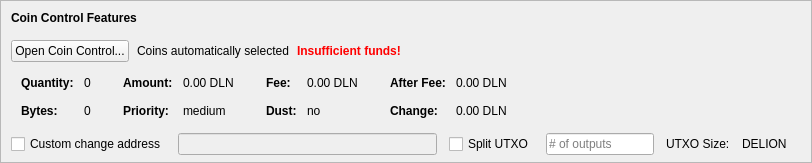
    <widget class="QFrame" name="frameCoinControl">
     <property name="sizePolicy">
      <sizepolicy hsizetype="Expanding" vsizetype="Expanding">
       <horstretch>0</horstretch>
       <verstretch>0</verstretch>
      </sizepolicy>
     </property>
     <property name="maximumSize">
      <size>
       <width>16777215</width>
       <height>16777215</height>
      </size>
     </property>
     <property name="frameShape">
      <enum>QFrame::StyledPanel</enum>
     </property>
     <property name="frameShadow">
      <enum>QFrame::Sunken</enum>
     </property>
     <layout class="QVBoxLayout" name="verticalLayoutCoinControl2">
      <property name="spacing">
       <number>0</number>
      </property>
      <property name="leftMargin">
       <number>0</number>
      </property>
      <property name="topMargin">
       <number>0</number>
      </property>
      <property name="rightMargin">
       <number>0</number>
      </property>
      <property name="bottomMargin">
       <number>6</number>
      </property>
      <item>
       <layout class="QVBoxLayout" name="verticalLayoutCoinControl" stretch="0,0,0,0,1">
        <property name="spacing">
         <number>0</number>
        </property>
        <property name="leftMargin">
         <number>10</number>
        </property>
        <property name="topMargin">
         <number>10</number>
        </property>
        <item>
         <layout class="QHBoxLayout" name="horizontalLayoutCoinControl1">
          <property name="bottomMargin">
           <number>15</number>
          </property>
          <item>
           <widget class="QLabel" name="labelCoinControlFeatures">
            <property name="sizePolicy">
             <sizepolicy hsizetype="Preferred" vsizetype="Maximum">
              <horstretch>0</horstretch>
              <verstretch>0</verstretch>
             </sizepolicy>
            </property>
            <property name="font">
             <font>
              <weight>75</weight>
              <bold>true</bold>
             </font>
            </property>
            <property name="styleSheet">
             <string notr="true">font-weight:bold;</string>
            </property>
            <property name="text">
             <string>Coin Control Features</string>
            </property>
           </widget>
          </item>
         </layout>
        </item>
        <item>
         <layout class="QHBoxLayout" name="horizontalLayoutCoinControl2" stretch="0,0,0,0">
          <property name="spacing">
           <number>8</number>
          </property>
          <property name="bottomMargin">
           <number>10</number>
          </property>
          <item>
           <widget class="QPushButton" name="pushButtonCoinControl">
            <property name="styleSheet">
             <string notr="true"/>
            </property>
            <property name="text">
             <string>Open Coin Control...</string>
            </property>
            <property name="autoDefault">
             <bool>false</bool>
            </property>
           </widget>
          </item>
          <item>
           <widget class="QLabel" name="labelCoinControlAutomaticallySelected">
            <property name="text">
             <string>Coins automatically selected</string>
            </property>
            <property name="margin">
             <number>5</number>
            </property>
           </widget>
          </item>
          <item>
           <widget class="QLabel" name="labelCoinControlInsuffFunds">
            <property name="font">
             <font>
              <weight>75</weight>
              <bold>true</bold>
             </font>
            </property>
            <property name="styleSheet">
             <string notr="true">color:red;font-weight:bold;</string>
            </property>
            <property name="text">
             <string>Insufficient funds!</string>
            </property>
            <property name="margin">
             <number>5</number>
            </property>
           </widget>
          </item>
          <item>
           <spacer name="horizontalSpacerCoinControl">
            <property name="orientation">
             <enum>Qt::Horizontal</enum>
            </property>
            <property name="sizeHint" stdset="0">
             <size>
              <width>40</width>
              <height>1</height>
             </size>
            </property>
           </spacer>
          </item>
         </layout>
        </item>
        <item>
         <widget class="QWidget" name="widgetCoinControl" native="true">
          <property name="sizePolicy">
           <sizepolicy hsizetype="Preferred" vsizetype="Preferred">
            <horstretch>0</horstretch>
            <verstretch>0</verstretch>
           </sizepolicy>
          </property>
          <property name="minimumSize">
           <size>
            <width>0</width>
            <height>0</height>
           </size>
          </property>
          <property name="styleSheet">
           <string notr="true"/>
          </property>
          <layout class="QHBoxLayout" name="horizontalLayoutCoinControl5">
           <property name="leftMargin">
            <number>0</number>
           </property>
           <property name="topMargin">
            <number>0</number>
           </property>
           <property name="rightMargin">
            <number>0</number>
           </property>
           <property name="bottomMargin">
            <number>0</number>
           </property>
           <item>
            <layout class="QHBoxLayout" name="horizontalLayoutCoinControl3" stretch="0,0,0,1">
             <property name="spacing">
              <number>20</number>
             </property>
             <property name="topMargin">
              <number>0</number>
             </property>
             <property name="bottomMargin">
              <number>10</number>
             </property>
             <item>
              <layout class="QFormLayout" name="formLayoutCoinControl1">
               <property name="horizontalSpacing">
                <number>10</number>
               </property>
               <property name="verticalSpacing">
                <number>14</number>
               </property>
               <property name="leftMargin">
                <number>10</number>
               </property>
               <property name="topMargin">
                <number>4</number>
               </property>
               <property name="rightMargin">
                <number>6</number>
               </property>
               <item row="0" column="0">
                <widget class="QLabel" name="labelCoinControlQuantityText">
                 <property name="font">
                  <font>
                   <weight>75</weight>
                   <bold>true</bold>
                  </font>
                 </property>
                 <property name="text">
                  <string>Quantity:</string>
                 </property>
                 <property name="margin">
                  <number>0</number>
                 </property>
                </widget>
               </item>
               <item row="0" column="1">
                <widget class="QLabel" name="labelCoinControlQuantity">
                 <property name="cursor">
                  <cursorShape>IBeamCursor</cursorShape>
                 </property>
                 <property name="contextMenuPolicy">
                  <enum>Qt::ActionsContextMenu</enum>
                 </property>
                 <property name="text">
                  <string notr="true">0</string>
                 </property>
                 <property name="margin">
                  <number>0</number>
                 </property>
                 <property name="textInteractionFlags">
                  <set>Qt::LinksAccessibleByMouse|Qt::TextSelectableByKeyboard|Qt::TextSelectableByMouse</set>
                 </property>
                </widget>
               </item>
               <item row="1" column="0">
                <widget class="QLabel" name="labelCoinControlBytesText">
                 <property name="font">
                  <font>
                   <weight>75</weight>
                   <bold>true</bold>
                  </font>
                 </property>
                 <property name="text">
                  <string>Bytes:</string>
                 </property>
                </widget>
               </item>
               <item row="1" column="1">
                <widget class="QLabel" name="labelCoinControlBytes">
                 <property name="cursor">
                  <cursorShape>IBeamCursor</cursorShape>
                 </property>
                 <property name="contextMenuPolicy">
                  <enum>Qt::ActionsContextMenu</enum>
                 </property>
                 <property name="text">
                  <string notr="true">0</string>
                 </property>
                 <property name="textInteractionFlags">
                  <set>Qt::LinksAccessibleByMouse|Qt::TextSelectableByKeyboard|Qt::TextSelectableByMouse</set>
                 </property>
                </widget>
               </item>
              </layout>
             </item>
             <item>
              <layout class="QFormLayout" name="formLayoutCoinControl2">
               <property name="horizontalSpacing">
                <number>10</number>
               </property>
               <property name="verticalSpacing">
                <number>14</number>
               </property>
               <property name="leftMargin">
                <number>6</number>
               </property>
               <property name="topMargin">
                <number>4</number>
               </property>
               <property name="rightMargin">
                <number>6</number>
               </property>
               <item row="0" column="0">
                <widget class="QLabel" name="labelCoinControlAmountText">
                 <property name="font">
                  <font>
                   <weight>75</weight>
                   <bold>true</bold>
                  </font>
                 </property>
                 <property name="text">
                  <string>Amount:</string>
                 </property>
                 <property name="margin">
                  <number>0</number>
                 </property>
                </widget>
               </item>
               <item row="0" column="1">
                <widget class="QLabel" name="labelCoinControlAmount">
                 <property name="cursor">
                  <cursorShape>IBeamCursor</cursorShape>
                 </property>
                 <property name="contextMenuPolicy">
                  <enum>Qt::ActionsContextMenu</enum>
                 </property>
                 <property name="text">
                  <string notr="true">0.00 DLN</string>
                 </property>
                 <property name="textInteractionFlags">
                  <set>Qt::LinksAccessibleByMouse|Qt::TextSelectableByKeyboard|Qt::TextSelectableByMouse</set>
                 </property>
                </widget>
               </item>
               <item row="1" column="0">
                <widget class="QLabel" name="labelCoinControlPriorityText">
                 <property name="font">
                  <font>
                   <weight>75</weight>
                   <bold>true</bold>
                  </font>
                 </property>
                 <property name="text">
                  <string>Priority:</string>
                 </property>
                </widget>
               </item>
               <item row="1" column="1">
                <widget class="QLabel" name="labelCoinControlPriority">
                 <property name="cursor">
                  <cursorShape>IBeamCursor</cursorShape>
                 </property>
                 <property name="contextMenuPolicy">
                  <enum>Qt::ActionsContextMenu</enum>
                 </property>
                 <property name="text">
                  <string>medium</string>
                 </property>
                 <property name="textInteractionFlags">
                  <set>Qt::LinksAccessibleByMouse|Qt::TextSelectableByKeyboard|Qt::TextSelectableByMouse</set>
                 </property>
                </widget>
               </item>
              </layout>
             </item>
             <item>
              <layout class="QFormLayout" name="formLayoutCoinControl3">
               <property name="horizontalSpacing">
                <number>10</number>
               </property>
               <property name="verticalSpacing">
                <number>14</number>
               </property>
               <property name="leftMargin">
                <number>6</number>
               </property>
               <property name="topMargin">
                <number>4</number>
               </property>
               <property name="rightMargin">
                <number>6</number>
               </property>
               <item row="0" column="0">
                <widget class="QLabel" name="labelCoinControlFeeText">
                 <property name="font">
                  <font>
                   <weight>75</weight>
                   <bold>true</bold>
                  </font>
                 </property>
                 <property name="text">
                  <string>Fee:</string>
                 </property>
                 <property name="margin">
                  <number>0</number>
                 </property>
                </widget>
               </item>
               <item row="0" column="1">
                <widget class="QLabel" name="labelCoinControlFee">
                 <property name="cursor">
                  <cursorShape>IBeamCursor</cursorShape>
                 </property>
                 <property name="contextMenuPolicy">
                  <enum>Qt::ActionsContextMenu</enum>
                 </property>
                 <property name="text">
                  <string notr="true">0.00 DLN</string>
                 </property>
                 <property name="textInteractionFlags">
                  <set>Qt::LinksAccessibleByMouse|Qt::TextSelectableByKeyboard|Qt::TextSelectableByMouse</set>
                 </property>
                </widget>
               </item>
               <item row="1" column="0">
                <widget class="QLabel" name="labelCoinControlLowOutputText">
                 <property name="font">
                  <font>
                   <weight>75</weight>
                   <bold>true</bold>
                  </font>
                 </property>
                 <property name="text">
                  <string>Dust:</string>
                 </property>
                </widget>
               </item>
               <item row="1" column="1">
                <widget class="QLabel" name="labelCoinControlLowOutput">
                 <property name="cursor">
                  <cursorShape>IBeamCursor</cursorShape>
                 </property>
                 <property name="contextMenuPolicy">
                  <enum>Qt::ActionsContextMenu</enum>
                 </property>
                 <property name="text">
                  <string>no</string>
                 </property>
                 <property name="textInteractionFlags">
                  <set>Qt::LinksAccessibleByMouse|Qt::TextSelectableByKeyboard|Qt::TextSelectableByMouse</set>
                 </property>
                </widget>
               </item>
              </layout>
             </item>
             <item>
              <layout class="QFormLayout" name="formLayoutCoinControl4">
               <property name="horizontalSpacing">
                <number>10</number>
               </property>
               <property name="verticalSpacing">
                <number>14</number>
               </property>
               <property name="leftMargin">
                <number>6</number>
               </property>
               <property name="topMargin">
                <number>4</number>
               </property>
               <property name="rightMargin">
                <number>6</number>
               </property>
               <item row="0" column="0">
                <widget class="QLabel" name="labelCoinControlAfterFeeText">
                 <property name="font">
                  <font>
                   <weight>75</weight>
                   <bold>true</bold>
                  </font>
                 </property>
                 <property name="text">
                  <string>After Fee:</string>
                 </property>
                 <property name="margin">
                  <number>0</number>
                 </property>
                </widget>
               </item>
               <item row="0" column="1">
                <widget class="QLabel" name="labelCoinControlAfterFee">
                 <property name="cursor">
                  <cursorShape>IBeamCursor</cursorShape>
                 </property>
                 <property name="contextMenuPolicy">
                  <enum>Qt::ActionsContextMenu</enum>
                 </property>
                 <property name="text">
                  <string notr="true">0.00 DLN</string>
                 </property>
                 <property name="textInteractionFlags">
                  <set>Qt::LinksAccessibleByMouse|Qt::TextSelectableByKeyboard|Qt::TextSelectableByMouse</set>
                 </property>
                </widget>
               </item>
               <item row="1" column="0">
                <widget class="QLabel" name="labelCoinControlChangeText">
                 <property name="font">
                  <font>
                   <weight>75</weight>
                   <bold>true</bold>
                  </font>
                 </property>
                 <property name="text">
                  <string>Change:</string>
                 </property>
                </widget>
               </item>
               <item row="1" column="1">
                <widget class="QLabel" name="labelCoinControlChange">
                 <property name="cursor">
                  <cursorShape>IBeamCursor</cursorShape>
                 </property>
                 <property name="contextMenuPolicy">
                  <enum>Qt::ActionsContextMenu</enum>
                 </property>
                 <property name="text">
                  <string notr="true">0.00 DLN</string>
                 </property>
                 <property name="textInteractionFlags">
                  <set>Qt::LinksAccessibleByMouse|Qt::TextSelectableByKeyboard|Qt::TextSelectableByMouse</set>
                 </property>
                </widget>
               </item>
              </layout>
             </item>
            </layout>
           </item>
          </layout>
         </widget>
        </item>
        <item>
         <layout class="QHBoxLayout" name="horizontalLayoutCoinControl4" stretch="0,0,0,0,0,0,0">
          <property name="spacing">
           <number>12</number>
          </property>
          <property name="sizeConstraint">
           <enum>QLayout::SetDefaultConstraint</enum>
          </property>
          <property name="topMargin">
           <number>5</number>
          </property>
          <property name="rightMargin">
           <number>5</number>
          </property>
          <item>
           <widget class="QCheckBox" name="checkBoxCoinControlChange">
            <property name="toolTip">
             <string>If this is activated, but the change address is empty or invalid, change will be sent to a newly generated address.</string>
            </property>
            <property name="text">
             <string>Custom change address</string>
            </property>
           </widget>
          </item>
          <item>
           <widget class="QValidatedLineEdit" name="lineEditCoinControlChange">
            <property name="enabled">
             <bool>false</bool>
            </property>
            <property name="sizePolicy">
             <sizepolicy hsizetype="Expanding" vsizetype="Fixed">
              <horstretch>0</horstretch>
              <verstretch>0</verstretch>
             </sizepolicy>
            </property>
           </widget>
          </item>
          <item>
           <widget class="QCheckBox" name="splitBlockCheckBox">
            <property name="text">
             <string>Split UTXO</string>
            </property>
           </widget>
          </item>
          <item>
           <widget class="QLineEdit" name="splitBlockLineEdit">
            <property name="sizePolicy">
             <sizepolicy hsizetype="Fixed" vsizetype="Fixed">
              <horstretch>50</horstretch>
              <verstretch>0</verstretch>
             </sizepolicy>
            </property>
            <property name="placeholderText">
             <string># of outputs</string>
            </property>
           </widget>
          </item>
          <item>
           <widget class="QLabel" name="labelBlockSizeText">
            <property name="text">
             <string>UTXO Size:</string>
            </property>
           </widget>
          </item>
          <item>
           <widget class="QLabel" name="labelBlockSize">
            <property name="text">
             <string>DELION</string>
            </property>
           </widget>
          </item>
          <item>
           <widget class="QLabel" name="labelCoinControlChangeLabel">
            <property name="sizePolicy">
             <sizepolicy hsizetype="Preferred" vsizetype="Expanding">
              <horstretch>0</horstretch>
              <verstretch>0</verstretch>
             </sizepolicy>
            </property>
            <property name="minimumSize">
             <size>
              <width>0</width>
              <height>0</height>
             </size>
            </property>
            <property name="text">
             <string/>
            </property>
            <property name="margin">
             <number>3</number>
            </property>
           </widget>
          </item>
         </layout>
        </item>
        <item>
         <spacer name="verticalSpacerCoinControl">
          <property name="orientation">
           <enum>Qt::Vertical</enum>
          </property>
          <property name="sizeHint" stdset="0">
           <size>
            <width>800</width>
            <height>1</height>
           </size>
          </property>
         </spacer>
        </item>
       </layout>
      </item>
     </layout>
    </widget>
